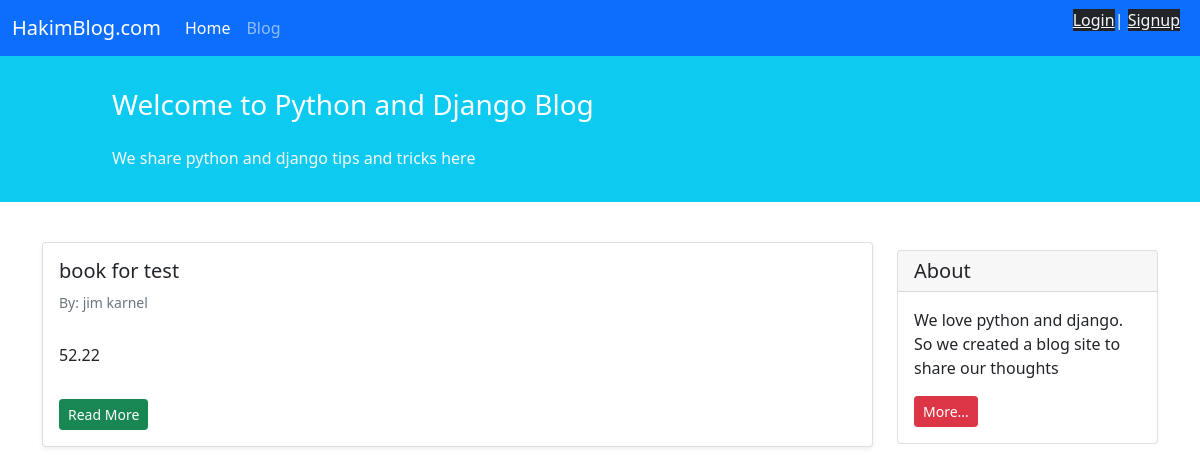
/store/, run on the app's committed database.
### Store/models.py (models this page shows)
class Book(models.Model):
    title = models.CharField(max_length=100)
    author = models.CharField(max_length=100)
    price = models.DecimalField( max_digits=6 , decimal_places=2)
    class Meta:
        permissions = [
            ( 'special_status' , 'can read all books' )
        ]
    def get_absolute_url(self):
        return reverse("book_detail", args=str(self.id))

### Store/views.py (the view)
# urls.py: path('', BookListView.as_view() , name='book_list'),
class BookListView(generic.ListView):
    model = Book
    template_name = 'store/book_list.html'
    context_object_name = 'book_list'

### pages/templates/store/book_list.html (shortened to what this page needs)
{% extends '_base.html' %}
{% block content %}
    <div class="container mt-4">
        <div class="row">
            <div class="col-9">
                {% for book in book_list %}
                    <div class="card shadow-sm my-3">
                        <div class="card-body">
                            <h5 class="card-title">{{ book.title }}</h5>
                            <h6 class="card-subtitle mb-2 text-muted small py-2">By: {{ book.author }}</h6>
                            <p class="card-text py-3">
                                {{ book.price }}
                            </p>
                            <a href="{{ book.get_absolute_url }}" class="btn btn-sm btn-success">Read More</a>
                        </div>
                    </div>
                {% endfor %}
            </div>
{% endblock content %}

### data on the page
Book: title "book for test", author "jim karnel", price "52.22"
